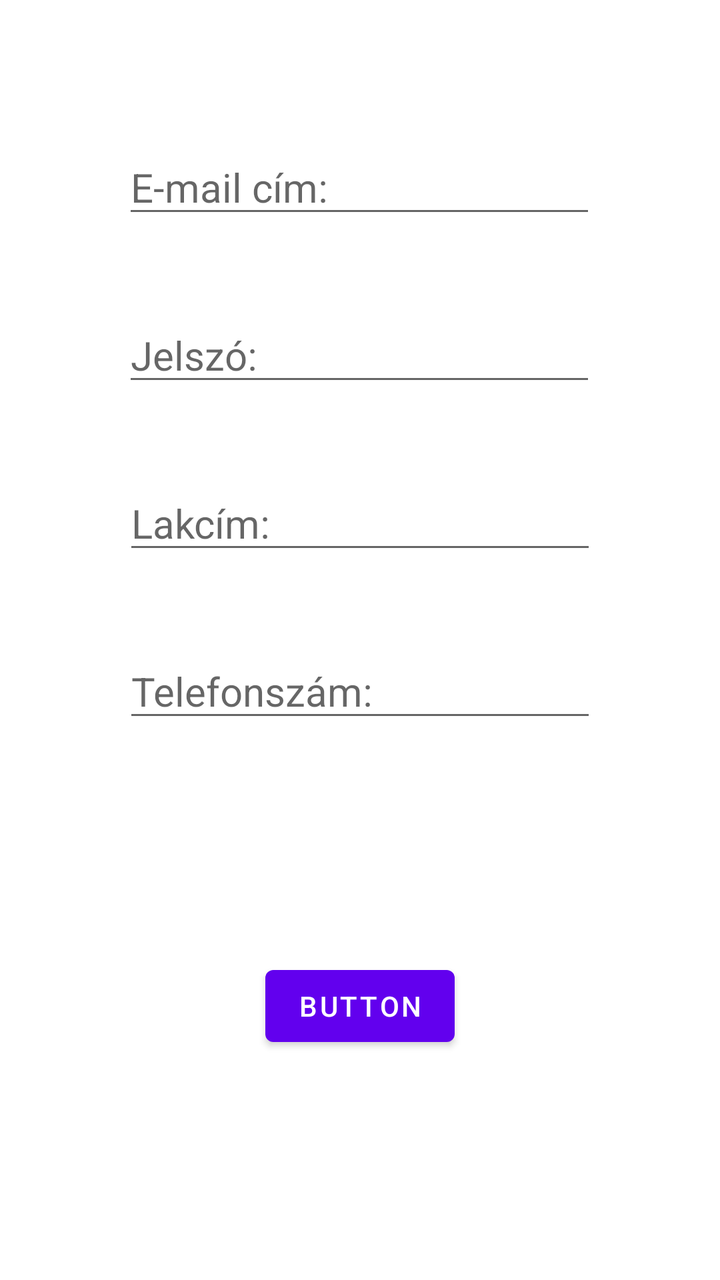
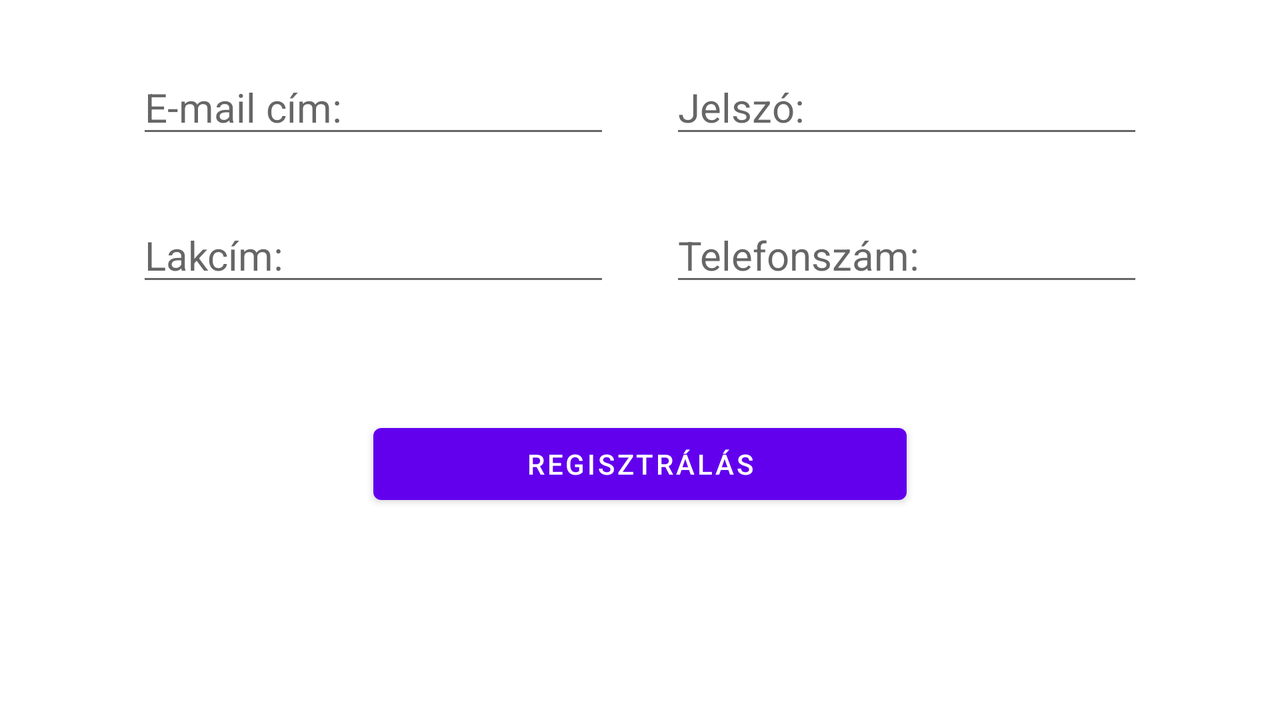

One screen, two layout resources from the same app: the default and the repository's alternative for another configuration. Each is rendered where Android would select it; the XML of both is given below.
<!-- AndroidManifest.xml: application theme Theme.GyumolcsZoldseg.NoActionBar -->
<!-- res/layout/fragment_register.xml -->
<?xml version="1.0" encoding="utf-8"?>
<androidx.constraintlayout.widget.ConstraintLayout xmlns:android="http://schemas.android.com/apk/res/android"
    xmlns:app="http://schemas.android.com/apk/res-auto"
    xmlns:tools="http://schemas.android.com/tools"
    android:layout_width="match_parent"
    android:layout_height="match_parent"
    tools:context=".RegisterFragment">


    <EditText
        android:id="@+id/editTextTextEmailAddress"
        android:layout_width="wrap_content"
        android:layout_height="wrap_content"
        android:layout_marginTop="70dp"
        android:ems="10"
        android:hint="@string/e_mail_c_m"
        android:inputType="textEmailAddress"
        android:textSize="20sp"
        app:layout_constraintEnd_toEndOf="parent"
        app:layout_constraintHorizontal_bias="0.497"
        app:layout_constraintStart_toStartOf="parent"
        app:layout_constraintTop_toTopOf="parent" />

    <EditText
        android:id="@+id/editTextTextPassword"
        android:layout_width="wrap_content"
        android:layout_height="wrap_content"
        android:layout_marginTop="40dp"
        android:ems="10"
        android:hint="@string/jelsz"
        android:inputType="textPassword"
        android:textSize="20sp"
        app:layout_constraintEnd_toEndOf="parent"
        app:layout_constraintHorizontal_bias="0.497"
        app:layout_constraintStart_toStartOf="parent"
        app:layout_constraintTop_toBottomOf="@+id/editTextTextEmailAddress" />

    <EditText
        android:id="@+id/editTextTextPostalAddress"
        android:layout_width="wrap_content"
        android:layout_height="wrap_content"
        android:layout_marginTop="40dp"
        android:ems="10"
        android:hint="@string/lakc_m"
        android:inputType="textPostalAddress"
        android:textSize="20sp"
        app:layout_constraintEnd_toEndOf="parent"
        app:layout_constraintStart_toStartOf="parent"
        app:layout_constraintTop_toBottomOf="@+id/editTextTextPassword" />

    <EditText
        android:id="@+id/editTextPhone"
        android:layout_width="wrap_content"
        android:layout_height="wrap_content"
        android:layout_marginTop="40dp"
        android:ems="10"
        android:hint="@string/telefonsz_m"
        android:inputType="phone"
        android:textSize="20sp"
        app:layout_constraintEnd_toEndOf="parent"
        app:layout_constraintStart_toStartOf="parent"
        app:layout_constraintTop_toBottomOf="@+id/editTextTextPostalAddress"
        tools:ignore="MissingConstraints" />

    <Button
        android:id="@+id/registerButton"
        android:layout_width="wrap_content"
        android:layout_height="wrap_content"
        android:text="Button"
        app:layout_constraintBottom_toBottomOf="parent"
        app:layout_constraintEnd_toEndOf="parent"
        app:layout_constraintStart_toStartOf="parent"
        app:layout_constraintTop_toBottomOf="@+id/editTextPhone" />
</androidx.constraintlayout.widget.ConstraintLayout>
<!-- resources referenced by this layout -->
<resources>
  <string name="e_mail_c_m">E-mail cím:</string>
  <string name="jelsz">Jelszó:</string>
  <string name="lakc_m">Lakcím:</string>
  <string name="telefonsz_m">Telefonszám:</string>
  <style name="Theme.GyumolcsZoldseg.NoActionBar">
          <item name="windowActionBar">false</item>
          <item name="windowNoTitle">true</item>
      </style>
</resources>
<!-- res/layout-land/fragment_register.xml (the repository's variant of the layout above) -->
<!-- drawn on the phone turned sideways -->
<?xml version="1.0" encoding="utf-8"?>
<TableLayout
    android:layout_width="match_parent"
    android:layout_height="match_parent"
    android:orientation="vertical"
    xmlns:android="http://schemas.android.com/apk/res/android"
    >

    <TableRow android:layout_marginBottom="30dp" android:gravity="center" android:layout_marginTop="30dp">
    <EditText
        android:layout_marginRight="30dp"
        android:id="@+id/editTextTextEmailAddress"
        android:layout_width="wrap_content"
        android:layout_height="wrap_content"
        android:ems="10"
        android:hint="@string/e_mail_c_m"
        android:inputType="textEmailAddress"
        android:textSize="20sp" />

    <EditText
        android:id="@+id/editTextTextPassword"
        android:layout_width="wrap_content"
        android:layout_height="wrap_content"

        android:ems="10"
        android:hint="@string/jelsz"
        android:inputType="textPassword"
        android:textSize="20sp" />
    </TableRow>
    <TableRow android:gravity="center" android:layout_marginBottom="30dp">
    <EditText
        android:layout_marginRight="30dp"
        android:id="@+id/editTextTextPostalAddress"
        android:layout_width="wrap_content"
        android:layout_height="wrap_content"

        android:ems="10"
        android:hint="@string/lakc_m"
        android:inputType="textPostalAddress"
        android:textSize="20sp"
        />

    <EditText
        android:id="@+id/editTextPhone"
        android:layout_width="wrap_content"
        android:layout_height="wrap_content"
        android:ems="10"
        android:hint="@string/telefonsz_m"
        android:inputType="phone"
        android:textSize="20sp"
        />
    </TableRow>
    <TableRow android:layout_marginTop="30dp" android:gravity="center">
    <Button
        android:id="@+id/registerButton"
        android:layout_width="wrap_content"
        android:layout_height="wrap_content"
        android:text="@string/regisztr_l_s"
        />
    </TableRow>






</TableLayout>
<!-- resources referenced by the variant -->
<!-- as the phone turned sideways resolves them -->
<resources>
  <string name="e_mail_c_m">E-mail cím:</string>
  <string name="jelsz">Jelszó:</string>
  <string name="lakc_m">Lakcím:</string>
  <string name="regisztr_l_s">Regisztrálás</string>
  <string name="telefonsz_m">Telefonszám:</string>
  <style name="Theme.GyumolcsZoldseg.NoActionBar">
          <item name="windowActionBar">false</item>
          <item name="windowNoTitle">true</item>
      </style>
</resources>
